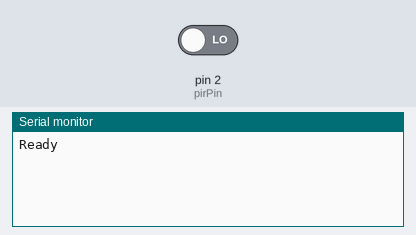
Simulated run of this sketch. Board: Arduino Uno, built with avr-gcc and run on an emulated ATmega328P. On the bench: the last lines printed to the serial monitor. The test bench sets the inputs (shaded band); at power-on: pin 2 (pirPin) LOW. No radio packets arrive unless stated.

Above: at 1.2 s.
1.3 s: pin 2 (pirPin) driven HIGH
At 1.8 s:
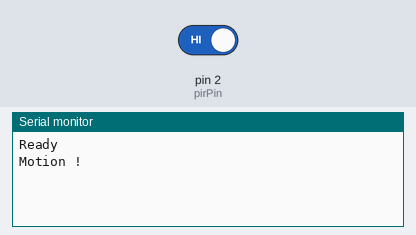
2.8 s: pin 2 (pirPin) driven LOW
At 4.2 s:
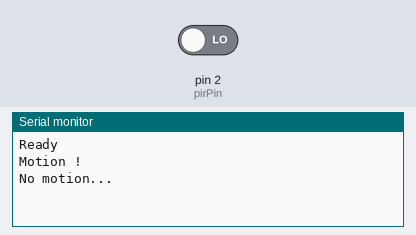

Measured:
- after the input at 1.3 s, the serial monitor: prints a new line at once (image 1)
- after the input at 2.8 s, the serial monitor: prints a new line at once (image 2)

The sketch:

RadioEmettre.ino
```cpp
#include  <SPI.h>
#include "nRF24L01.h"
#include "RF24.h"

RF24 radio(7, 8);

char ON[] = "on";
char OFF[] = "OF";
const uint8_t address[] = { 0x10, 0x10, 0x10, 0x10, 0x01 };

int pirPin = 2;
int pirState = LOW;

void setup(void) {
  Serial.begin(9600);
  if(!radio.begin()){
    Serial.print(F("Radio fail"));
    while(true);
  }
  radio.openWritingPipe(address);
  Serial.println(F("Ready"));

  // Met la broche 2 en entrée
  pinMode(pirPin, INPUT);
  // Utilisation d'une résistance de pull-up sur le PIN 2
  digitalWrite(pirPin, HIGH);
}

void loop(void) {
  // Vérification de l'état du capteur
  if (digitalRead(pirPin ) == HIGH) {
    if (pirState == LOW) {
      // Mouvement !
      Serial.println("Motion !");
      pirState = HIGH;
      radio.write(ON, sizeof(ON));
    }
  } else {
    if (pirState == HIGH){
      // Pas de mouvement...
      Serial.println("No motion...");
      pirState = LOW;
      radio.write(OFF, sizeof(OFF));
    }
  }
}
```
